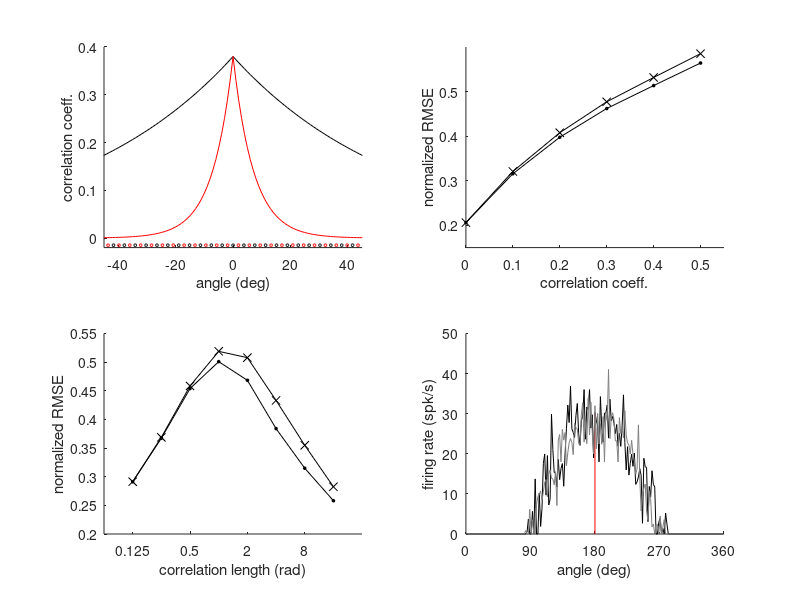

Reproduce this figure in MATLAB.
%
%  Gabbiani & Cox, Mathematics for Neuroscientists, 2nd ed
%


%first plot the correlation function 
c = 0.38;
rho = 1;

x = -180:1:180;
x_r = (pi/180)*x;
y_rho = c*exp(-abs(x_r)/rho);

h_f1 = figure; 
h_a1 = subplot(2,2,1);
line('Parent',h_a1,'XData',x,'YData',y_rho);

%change correlation length
nu = 0.125;
y_nu = c*exp(-abs(x_r)/nu);

line('Parent',h_a1,'XData',x,'YData',y_nu,'Color','r');
xmin = -45; xmax = 45;
set(h_a1,'XLim',[xmin xmax],'YLim',[-0.02 0.4]);

%plot the position of the basis vectors
n_basis = 95;

%in radians, from 0 to 2pi 
ang_basis = 2*pi*[0:n_basis-1]/n_basis;

%in degrees, from 0 to 360
ang_basis_d = (180/pi) * ang_basis;

%in degrees, from -180 to 180
ang_basis_f = ang_basis_d - 180; 

%same thing for the negative vectors
ang_basis_m = mod(ang_basis_d + 180,360) - 180;

for i = 1:length(ang_basis_f)
    c_ang = ang_basis_f(i);
    if ( (c_ang <= xmax) & (c_ang >= xmin) )
        line('Parent',h_a1,'XData',ang_basis_f(i),'YData',-0.015,...
            'Marker','o','MarkerSize',2,'Color','r');
    end;
end;

for i = 1:length(ang_basis_m)
    c_ang = ang_basis_m(i);
    if ( (c_ang <= xmax) & (c_ang >= xmin) )
        line('Parent',h_a1,'XData',ang_basis_m(i),'YData',-0.015,...
            'Marker','o','MarkerSize',2,'Color','k');
    end;
end;
xlabel(h_a1,'angle (deg)');
ylabel(h_a1,'correlation coeff.');

%space dimension
d_v = 2;

%basis vectors
e = [cos(ang_basis); sin(ang_basis)];

%peak firing rate 
pfr = 30; %in spk/s
vfr = 5; %variability in spk/s
n_rand = 5000; %number of random samples

%do reconstructions for a range of correlation coefficients
c_v = [0:0.1:0.5];

%root mean square error obtained by the normal (non-optimal)
%method
norm_rmse_n = zeros(size(c_v));
%corresponding sd
norm_rmss_n = zeros(size(c_v));
%optimal rmse    
opt_rmse_n = zeros(size(c_v));
%corresponding sd
opt_rmss_n = zeros(size(c_v));

%rho %debugging only
for k = 1:length(c_v)
    %set up the covariance matrix
    cmat = zeros(n_basis,n_basis);
    %c = 0; %for debugging gets rid of all correlations
    for i = 1:n_basis
        for j = 1:n_basis
            if ( i == j )
                cmat(i,j) = vfr^2;
            else
                cmat(i,j) = vfr^2*c_v(k)*exp(-abs(ang_basis(i) - ang_basis(j))/rho);
            end;
        end;
    end;

    %compute the Choleski factorization
    rmat = chol(cmat);

    %compute the optimal reconstruction matrix
    %in our notation e = U^t and the inverse is given by 
    %(U^t C^(-1) U)^(-1) U^t C^(-1) 
    U = e';
    cmati = inv(cmat);
    U_d = inv(U'*cmati*U)*U'*cmati;

    %normalized root mean square error for each reconstruction
    %using the uncorrelated optimal algorithm
    err2_n = zeros(1,n_rand);
    
    %normalized root mean square error for each reconstruction 
    %using the optimal algorithm for correlated firing rates
    cerr2_n = zeros(1,n_rand);
    
    %mean firing rate and random component
    fr = zeros(n_basis,1);
    rfr = zeros(n_basis,1);

    for i=1:n_rand
        %select a random vector
        r_num = rand(1,2);
        ang = 2*pi * r_num(1); %evenly distributed between 0 and 2pi
        len = 3*pfr * r_num(2); %evenly distributed between 0 and 3 times the peak firing rate
        v = len*[cos(ang); sin(ang)];
        
        %corresponding firing rates along the basis 
        %vectors
        fr = e'*v;
    
        %generate a random response
        rfr = rmat'*randn(n_basis,1) + fr;
    
        %compute the corresponding vector estimates
        fr_mat = (d_v/n_basis) * e*rfr;
        err_coord = fr_mat - v;
        err2_tot = sum(err_coord.^2,1); %distance between random sample and stimulus
    
        %normalize by vector length
        err2_n(i) = err2_tot/vfr^2;
    
        %do the same thing with the optimal estimator
        fr_mat_o = U_d * rfr;
    
        err_coord_o = fr_mat_o - v;
        err2_tot_o = sum(err_coord_o.^2,1); %distance between random sample and stimulus
    
        %normalize by vector length
        cerr2_n(i) = err2_tot_o/vfr^2;
    end;

    %root mean squared error
    norm_rmse_n(k) = sqrt(mean(err2_n));
    %root sd
    norm_rmss_n(k) = sqrt(std(err2_n));
   
    opt_rmse_n(k) = sqrt(mean(cerr2_n));
    opt_rmss_n(k) = sqrt(std(cerr2_n));
end;

h_a2 = subplot(2,2,2);
line('Parent',h_a2,'XData',c_v,'YData',norm_rmse_n,'Marker','x');
line('Parent',h_a2,'XData',c_v,'YData',opt_rmse_n,...
    'Marker','o','MarkerSize',2,'MarkerFaceColor','k');
set(h_a2,'XLim',[0 0.55],'YLim',[0.15 0.6]);
set(h_a2,'XTick',[0 0.1 0.2 0.3 0.4 0.5]);
xlabel(h_a2,'correlation coeff.');
ylabel(h_a2,'normalized RMSE');

%do reconstructions for a range of correlation lengths
%rho_v = [1:0.5:5];
rho_v = [0.125 0.25 0.5 1 2 4 8 16];

%root mean square error obtained by the normal (non-optimal)
%method
norm_rmse_n = zeros(size(rho_v));
%corresponding sd
norm_rmss_n = zeros(size(rho_v));
%optimal rmse    
opt_rmse_n = zeros(size(rho_v));
%corresponding sd
opt_rmss_n = zeros(size(rho_v));
   
%c %debugging only
for k = 1:length(rho_v)
    %set up the covariance matrix
    cmat = zeros(n_basis,n_basis);
    %c = 0; %for debugging gets rid of all correlations
    for i = 1:n_basis
        for j = 1:n_basis
            if ( i == j )
                cmat(i,j) = vfr^2;
            else
                cmat(i,j) = vfr^2*c*exp(-abs(ang_basis(i) - ang_basis(j))/rho_v(k));
            end;
        end;
    end;

    %compute the Choleski factorization
    rmat = chol(cmat);

    %compute the optimal reconstruction matrix
    %in our notation e = U^t and the inverse is given by 
    %(U^t C^(-1) U)^(-1) U^t C^(-1) 
    U = e';
    cmati = inv(cmat);
    U_d = inv(U'*cmati*U)*U'*cmati;

    %normalized root mean square error for each reconstruction
    %using the uncorrelated optimal algorithm
    err2_n = zeros(1,n_rand);
    
    %normalized root mean square error for each reconstruction 
    %using the optimal algorithm for correlated firing rates
    cerr2_n = zeros(1,n_rand);
    
    %mean firing rate and random component
    fr = zeros(n_basis,1);
    rfr = zeros(n_basis,1);

    for i=1:n_rand
        %select a random vector
        r_num = rand(1,2);
        ang = 2*pi * r_num(1); %evenly distributed between 0 and 2pi
        len = 3*pfr * r_num(2); %evenly distributed between 0 and 3 times the peak firing rate
        v = len*[cos(ang); sin(ang)];
        
        %corresponding firing rates along the basis 
        %vectors
        fr = e'*v;
    
        %generate a random response
        rfr = rmat'*randn(n_basis,1) + fr;
    
        %compute the corresponding vector estimates
        fr_mat = (d_v/n_basis) * e*rfr;
        err_coord = fr_mat - v;
        err2_tot = sum(err_coord.^2,1); %distance between random sample and stimulus
    
        %normalize by vector length
        err2_n(i) = err2_tot/vfr^2;
    
        %do the same thing with the optimal estimator
        fr_mat_o = U_d * rfr;
    
        err_coord_o = fr_mat_o - v;
        err2_tot_o = sum(err_coord_o.^2,1); %distance between random sample and stimulus
    
        %normalize by vector length
        cerr2_n(i) = err2_tot_o/vfr^2;
    end;

    %root mean squared error
    norm_rmse_n(k) = sqrt(mean(err2_n));
    %root sd
    norm_rmss_n(k) = sqrt(std(err2_n));
   
    opt_rmse_n(k) = sqrt(mean(cerr2_n));
    opt_rmss_n(k) = sqrt(std(cerr2_n));
end;

h_a3 = subplot(2,2,3);
line('Parent',h_a3,'XData',1:length(rho_v),'YData',norm_rmse_n,'Marker','x');
line('Parent',h_a3,'XData',1:length(rho_v),'YData',opt_rmse_n,...
    'Marker','o','MarkerSize',2,'MarkerFaceColor','k');
 
set(h_a3,'XTick',[1 3 5 7],'XTickLabel',{'0.125', '0.5',  '2', '8'});
set(h_a3,'XLim',[0 9],'YLim',[0.2 0.55]);
xlabel(h_a3,'correlation length (rad)');
ylabel(h_a3,'normalized RMSE');

%generate example firing rates in the case of correlated and uncorrelated
%neurons. 
ang = pi;
ang_d = (180/pi) * ang;
v = pfr*[cos(ang); sin(ang)];

%uncorrelated case
fr = e'*v;
rfr = randn(n_basis,1)*vfr + fr;
ang_basis_d = (180/pi) * ang_basis;
ang_basis_m = rem(ang_basis_d + 180,360);
fr_val = zeros(1,2*n_basis);
for i = 1:n_basis
    if rfr(i) > 0
        fr_val(i) = rfr(i);
    else
        fr_val(n_basis + i) = -rfr(i);
    end;
end;
    
ang_basis_b = [ ang_basis_d ang_basis_m ];
[ang_sort, inds] = sort(ang_basis_b);
fr_sort = fr_val(inds);

h_a4 = subplot(2,2,4);
line('Parent',h_a4,'XData',ang_sort,'YData',fr_sort);
line('Parent',h_a4,'XData',[ang_d ang_d],'YData',[0 30],'Color','r');

%correlated case

%First, set up the covariance matrix
cmat = zeros(n_basis,n_basis);
c = 0.38; 
rho = 1;
for i = 1:n_basis
    for j = 1:n_basis
    	if ( i == j )
        	cmat(i,j) = vfr^2;
        else
        	cmat(i,j) = vfr^2*c*exp(-abs(ang_basis(i) - ang_basis(j))/rho);
        end;
    end;
end;

%compute the Choleski factorization
rmat = chol(cmat);
    
fr = e'*v;
rfr = rmat'*randn(n_basis,1) + fr;
ang_basis_d = (180/pi) * ang_basis;
ang_basis_m = rem(ang_basis_d + 180,360);
fr_val = zeros(1,2*n_basis);
for i = 1:n_basis
    if rfr(i) > 0
        fr_val(i) = rfr(i);
    else
        fr_val(n_basis + i) = -rfr(i);
    end;
end;
    
ang_basis_b = [ ang_basis_d ang_basis_m ];
[ang_sort, inds] = sort(ang_basis_b);
fr_sort = fr_val(inds);

line('Parent',h_a4,'XData',ang_sort,'YData',fr_sort,'Color',[.5 0.5 0.5]);
set(h_a4,'XLim',[0 360],'YLim',[0 50]);
set(h_a4,'XTick',[0 90 180 270 360]);
xlabel(h_a4,'angle (deg)');
ylabel(h_a4,'firing rate (spk/s)');

%print(handles.figure1,'-depsc2','pop_corr.eps');
